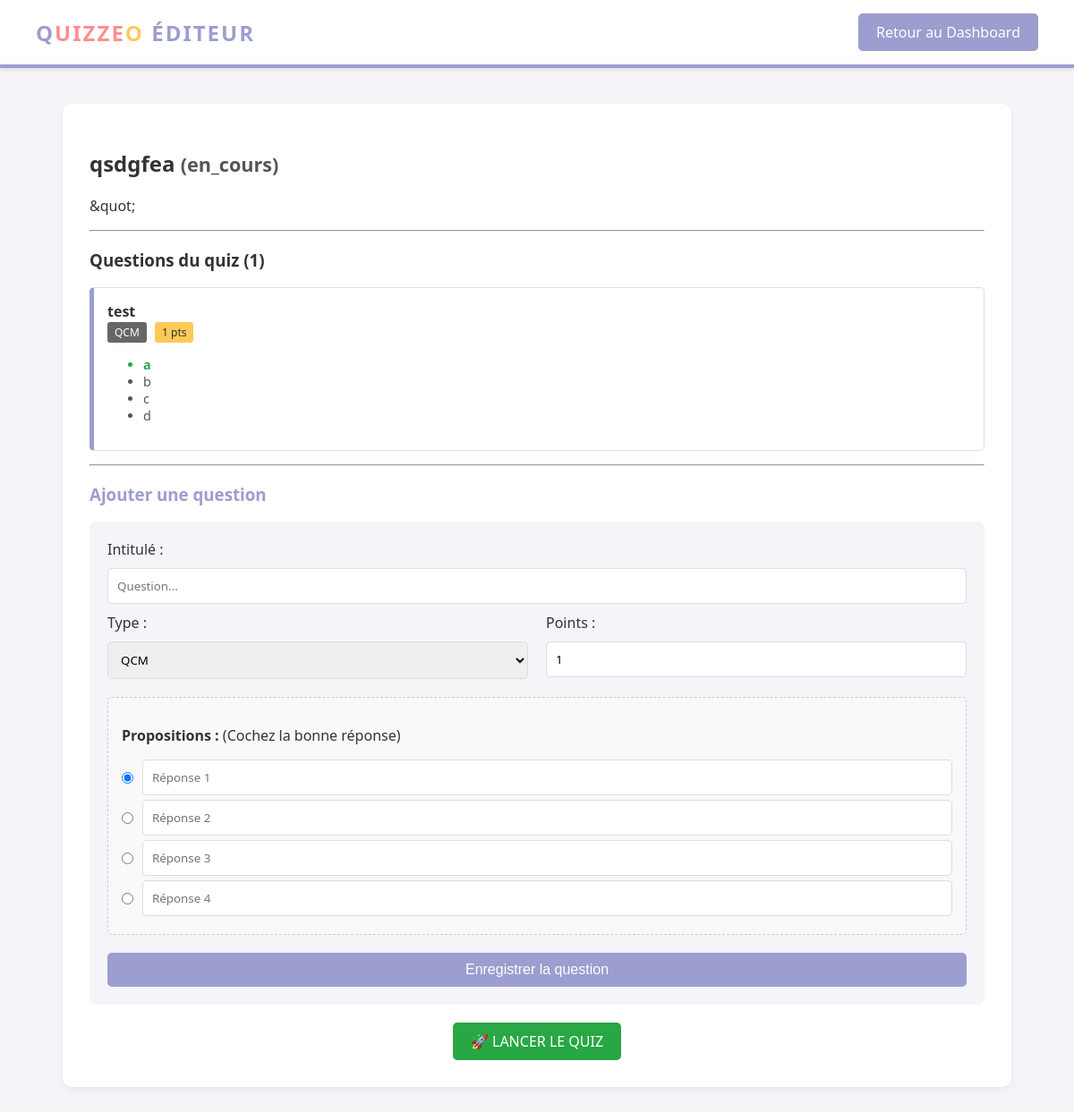
Page /edit_quiz.php?id=6 (signed in) on the committed database.
### tables this page shows
CREATE TABLE IF NOT EXISTS `quizzes` (
  `id` int NOT NULL AUTO_INCREMENT,
  `user_id` int NOT NULL,
  `titre` varchar(255) NOT NULL,
  `description` text,
  `status` enum('en_cours','lance','termine') DEFAULT 'en_cours',
  `created_at` timestamp NULL DEFAULT CURRENT_TIMESTAMP,
  PRIMARY KEY (`id`),
  KEY `user_id` (`user_id`)
);

CREATE TABLE IF NOT EXISTS `questions` (
  `id` int NOT NULL AUTO_INCREMENT,
  `quiz_id` int NOT NULL,
  `question_text` text NOT NULL,
  `type` enum('qcm','libre') NOT NULL,
  `points` int DEFAULT '1',
  `created_at` timestamp NULL DEFAULT CURRENT_TIMESTAMP,
  PRIMARY KEY (`id`),
  KEY `quiz_id` (`quiz_id`)
);

CREATE TABLE IF NOT EXISTS `answers` (
  `id` int NOT NULL AUTO_INCREMENT,
  `question_id` int NOT NULL,
  `answer_text` varchar(255) NOT NULL,
  `is_correct` tinyint(1) DEFAULT '0',
  PRIMARY KEY (`id`),
  KEY `question_id` (`question_id`)
);

### edit_quiz.php (the view, shortened to what this page needs)
<?php
require 'config/database.php';
$quiz_id = intval($_GET['id']);
$user_id = $_SESSION['user_id'];
$stmt = $pdo->prepare("SELECT * FROM quizzes WHERE id = ? AND user_id = ?");
$stmt->execute([$quiz_id, $user_id]);
$quiz = $stmt->fetch();
$stmt_q = $pdo->prepare("SELECT * FROM questions WHERE quiz_id = ? ORDER BY id ASC");
$stmt_q->execute([$quiz_id]);
$questions = $stmt_q->fetchAll();
?>
<!DOCTYPE html>
<html lang="fr">
<head>
    <link rel="stylesheet" href="assets/css/style.css">
</head>
<body>
    <header>
        <div class="logo">Q<span>UIZZE</span><span class="last">O</span> Éditeur</div>
        <a href="dashboard_client.php" class="btn">Retour au Dashboard</a>
    </header>
    <div class="container">
        <h2><?= htmlspecialchars($quiz['titre']) ?> <span class="text-small">(<?= $quiz['status'] ?>)</span></h2>
        <p><?= htmlspecialchars($quiz['description']) ?></p>
        <hr>
        <h3>Questions du quiz (<?= count($questions) ?>)</h3>
        <?php foreach($questions as $q): ?>
            <div class="question-box">
                <strong><?= htmlspecialchars($q['question_text']) ?></strong><br>
                <span class="badge"><?= strtoupper($q['type']) ?></span>
                <span class="badge badge-points"><?= $q['points'] ?> pts</span>
                <?php if($q['type'] == 'qcm'):
                    $stmt_a = $pdo->prepare("SELECT * FROM answers WHERE question_id = ?");
                    $stmt_a->execute([$q['id']]);
                    $answers = $stmt_a->fetchAll();
                ?>
                    <ul class="text-small">
                    <?php foreach($answers as $a): ?>
                        <li class="<?= $a['is_correct'] ? 'text-success text-bold' : '' ?>">
                            <?= htmlspecialchars($a['answer_text']) ?>
                        </li>
                    <?php endforeach; ?>
                    </ul>
                <?php endif; ?>
            </div>
        <?php endforeach; ?>
        <hr>
        <h3 class="link-primary">Ajouter une question</h3>
        <form method="POST" class="form-box">
            <label>Intitulé :</label>
            <input type="text" name="question_text" required placeholder="Question...">
            <div class="flex-gap">
                <div class="flex-1">
                    <label>Type :</label>
                    <select name="type" id="typeSelect" onchange="toggleOptions()">
                        <option value="qcm">QCM</option>
                    </select>
                </div>
                <div class="flex-1">
                    <label>Points :</label>
                    <input type="number" name="points" value="1" min="1">
                </div>
            </div>
            <div id="qcmOptions" class="qcm-options">
                <p><strong>Propositions :</strong> (Cochez la bonne réponse)</p>
                <?php for($i=1; $i<=4; $i++): ?>
                <div class="radio-group">
                    <input type="radio" name="correct_answer" value="<?= $i ?>" <?= $i==1 ? 'checked' : '' ?> class="radio-input">
                    <input type="text" name="answers[]" placeholder="Réponse <?= $i ?>" class="text-input-simple">
                </div>
                <?php endfor; ?>
            </div>
            <button type="submit" class="btn btn-full mt-20">Enregistrer la question</button>
        </form>
        <div class="text-center mt-20">
            <a href="edit_quiz.php?id=<?= $quiz_id ?>&publish=true" class="btn btn-success" onclick="return confirm('Confirmer ?')">
                🚀 LANCER LE QUIZ
            </a>
        </div>
    </div>
</body>
</html>

### assets/css/style.css (style rules this page uses)
:root { --color-primary: #9b9ece; --color-secondary: #ff8e8e; --color-accent: #feca57; --color-text: #333; --color-bg: #f4f4f9; --color-white: #ffffff; --color-grey-light: #eee; --color-success: #28a745; --color-danger: #dc3545; --color-warning: #ffc107; }
body { font-family: 'Segoe UI', Tahoma, Geneva, Verdana, sans-serif; background-color: var(--color-bg); color: var(--color-text); margin: 0; padding: 0; display: flex; flex-direction: column; min-height: 100vh; }
header { background-color: var(--color-white); padding: 15px 40px; box-shadow: 0 2px 5px rgba(0,0,0,0.1); display: flex; justify-content: space-between; align-items: center; border-bottom: 4px solid var(--color-primary); }
.logo { font-size: 24px; font-weight: bold; color: var(--color-primary); text-transform: uppercase; letter-spacing: 2px; }
.logo span { color: var(--color-secondary); }
.logo span.last { color: var(--color-accent); }
.link-primary { color: var(--color-primary); text-decoration: none; }
.container { width: 90%; max-width: 1000px; margin: 40px auto; background: var(--color-white); padding: 30px; border-radius: 10px; box-shadow: 0 4px 10px rgba(0,0,0,0.05); }
.btn { background-color: var(--color-primary); color: white; padding: 10px 20px; border: none; border-radius: 5px; cursor: pointer; font-size: 16px; text-decoration: none; display: inline-block; transition: opacity 0.3s; text-align: center; }
.btn-success { background-color: var(--color-success); }
.btn-full { width: 100%; }
input, select, textarea { width: 100%; padding: 10px; margin: 10px 0; border: 1px solid #ddd; border-radius: 5px; box-sizing: border-box; font-family: inherit; }
.radio-group { display: flex; align-items: center; gap: 10px; margin-bottom: 5px; }
.radio-input { width: auto; margin: 0; }
.text-input-simple { margin: 0; }
.text-success { color: var(--color-success); }
.text-bold { font-weight: bold; }
.text-center { text-align: center; }
.text-small { font-size: 0.9em; color: #555; }
.mt-20 { margin-top: 20px; }
.flex-gap { display: flex; gap: 20px; }
.flex-1 { flex: 1; }
.question-box { background: #fff; border: 1px solid #ddd; padding: 15px; margin-bottom: 15px; border-radius: 5px; border-left: 5px solid var(--color-primary); }
.badge { display: inline-block; padding: 3px 8px; border-radius: 3px; font-size: 12px; color: white; background: #666; margin-right: 5px; }
.badge-points { background: var(--color-accent); color: #333; }
.qcm-options { display: none; background: #f9f9f9; padding: 15px; border: 1px dashed #ccc; margin-top: 10px; border-radius: 5px; }
.form-box { background: #f4f4f9; padding: 20px; border-radius: 8px; }

### rows in the picture
quizzes: titre "qsdgfea", status "en_cours", description "&quot;"
questions: question_text "test", type "QCM", points "1"
answers: answer_text "a"
answers: answer_text "b"
answers: answer_text "c"
answers: answer_text "d"

### other values in the picture
count($questions) "1"
